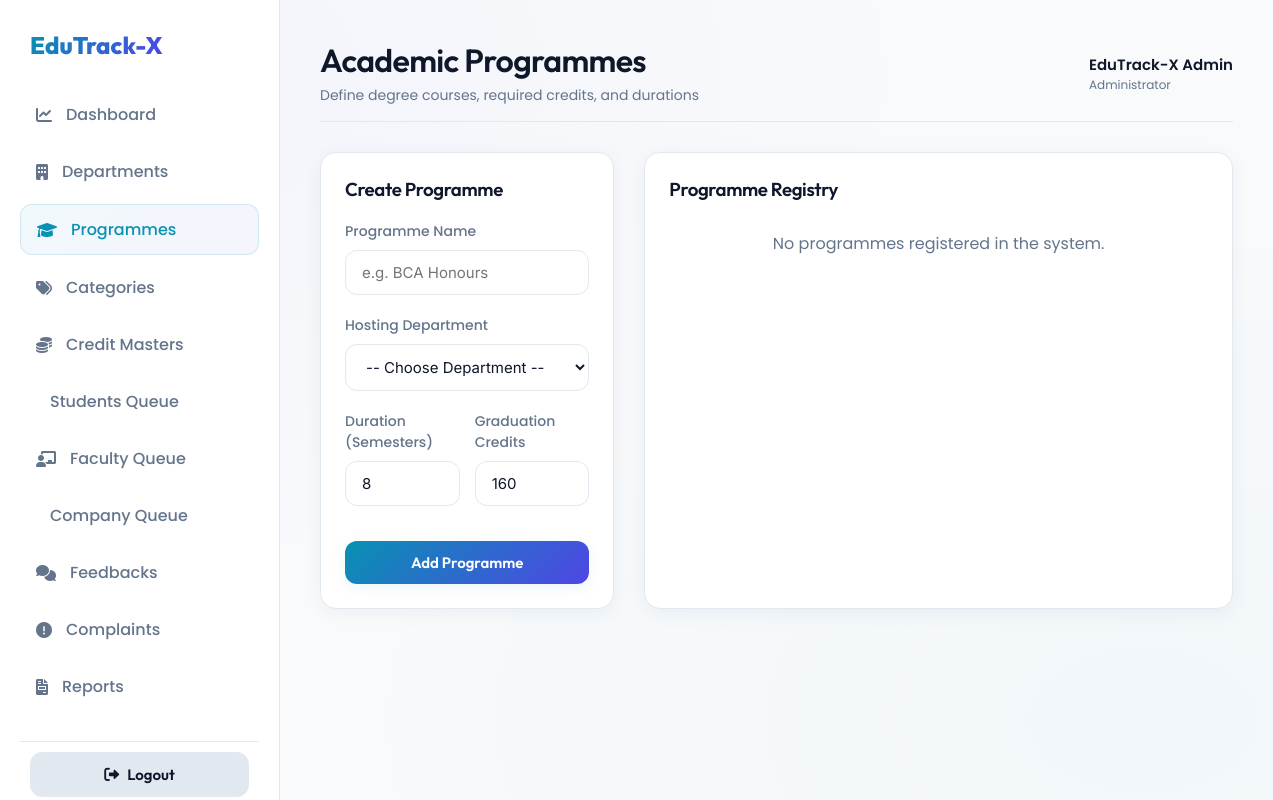
Before: /Administrator/Programme/ (signed in) with the older database file.
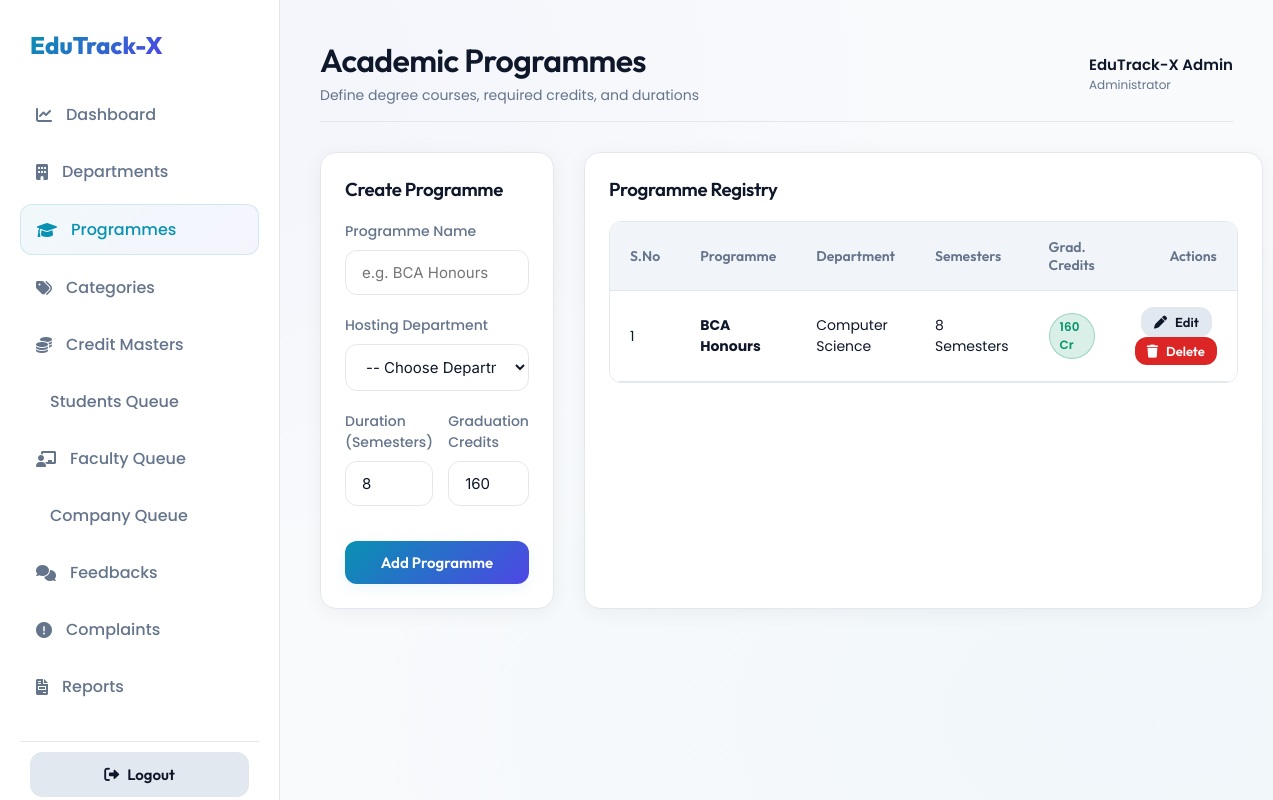
After: the same page with the newer database file.
### Administrator/models.py (models this page shows)
class tbl_programme(models.Model):
    programme_id = models.AutoField(primary_key=True)
    department = models.ForeignKey(tbl_department, on_delete=models.CASCADE)
    programme_name = models.CharField(max_length=100)
    programme_duration = models.IntegerField() # Duration in Semesters (e.g. 8)
    programme_totalcredit = models.IntegerField() # Total credits required (e.g. 160)
    programme_status = models.IntegerField(default=1) # 1 = Active, 0 = Inactive

class tbl_department(models.Model):
    department_id = models.AutoField(primary_key=True)
    department_name = models.CharField(max_length=100)
    department_status = models.IntegerField(default=1) # 1 = Active, 0 = Inactive

### Administrator/views.py (the view, shortened to what this page needs)
# urls.py: path('Programme/', views.Programme, name='Programme'),
def Programme(request):
    if 'aid' not in request.session:
        return redirect('Guest:Login')
    programmes = tbl_programme.objects.all()
    departments = tbl_department.objects.filter(department_status=1)
    return render(request, 'Administrator/Programme.html', {'programmes': programmes, 'departments': departments})

### Administrator/Templates/Administrator/Programme.html (shortened to what this page needs)
{% extends 'Administrator/AdminBase.html' %}
{% block header_title %}Academic Programmes{% endblock %}
{% block header_subtitle %}Define degree courses, required credits, and durations{% endblock %}
{% block active_prog %}active{% endblock %}
{% block content %}
<div style="display: grid; grid-template-columns: 1fr 2fr; gap: 30px;">
    <div class="glass-card">
        <h3>{% if editdata %}Edit Programme{% else %}Create Programme{% endif %}</h3>
        <form action="" method="post" style="margin-top: 20px;">
            <div class="form-group">
                <label class="form-label" for="txt_name">Programme Name</label>
                <input class="form-control" type="text" name="txt_name" id="txt_name" required value="{{ editdata.programme_name }}" placeholder="e.g. BCA Honours">
            </div>
            <div class="form-group">
                <label class="form-label" for="sel_dept">Hosting Department</label>
                <select name="sel_dept" id="sel_dept" required>
                    <option value="">-- Choose Department --</option>
                </select>
            </div>
            <div style="display: grid; grid-template-columns: 1fr 1fr; gap: 15px;">
                <div class="form-group">
                    <label class="form-label" for="txt_duration">Duration (Semesters)</label>
                    <input class="form-control" type="number" name="txt_duration" id="txt_duration" required min="1" max="10" value="{{ editdata.programme_duration|default:8 }}">
                </div>
                <div class="form-group">
                    <label class="form-label" for="txt_totalcredit">Graduation Credits</label>
                    <input class="form-control" type="number" name="txt_totalcredit" id="txt_totalcredit" required min="10" value="{{ editdata.programme_totalcredit|default:160 }}">
                </div>
            </div>
            <button type="submit" class="btn btn-primary" style="width: 100%; margin-top: 15px;">
                {% if editdata %}Save Changes{% else %}Add Programme{% endif %}
            </button>
        </form>
    </div>
    <div class="glass-card">
        <h3>Programme Registry</h3>
        {% if programmes %}
        <div class="custom-table-container">
            <table class="custom-table">
                <thead>
                    <tr>
                        <th>S.No</th>
                        <th>Programme</th>
                        <th>Department</th>
                        <th>Semesters</th>
                        <th>Grad. Credits</th>
                        <th style="text-align: right;">Actions</th>
                    </tr>
                </thead>
                <tbody>
                    {% for p in programmes %}
                    <tr>
                        <td>{{ forloop.counter }}</td>
                        <td><strong>{{ p.programme_name }}</strong></td>
                        <td>{{ p.department.department_name }}</td>
                        <td>{{ p.programme_duration }} Semesters</td>
                        <td><span class="badge badge-success">{{ p.programme_totalcredit }} Cr</span></td>
                        <td style="text-align: right;">
                            <a href="{% url 'Administrator:edit_programme' p.programme_id %}" class="btn btn-secondary" style="padding: 6px 12px; font-size: 13px; margin-right: 5px;">
                                <i class="fa-solid fa-pen"></i> Edit
                            </a>
                            <a href="{% url 'Administrator:del_programme' p.programme_id %}" onclick="return confirm('Are you sure you want to delete this programme?')" class="btn btn-danger" style="padding: 6px 12px; font-size: 13px;">
                                <i class="fa-solid fa-trash"></i> Delete
                            </a>
                        </td>
                    </tr>
                    {% endfor %}
                </tbody>
            </table>
        </div>
        {% else %}
        <p style="color: var(--text-muted); text-align: center; margin-top: 30px;">No programmes registered in the system.</p>
        {% endif %}
    </div>
</div>
{% endblock %}

Changed rows visible on the page:
added tbl_programme: programme_name "BCA Honours", department.department_name "Computer Science", programme_duration "8", programme_totalcredit "160"
Other visible differences:
text no longer shown: "No programmes registered in the system."
text now shown: "S.No Programme Department Semesters Grad. Credits Actions"
